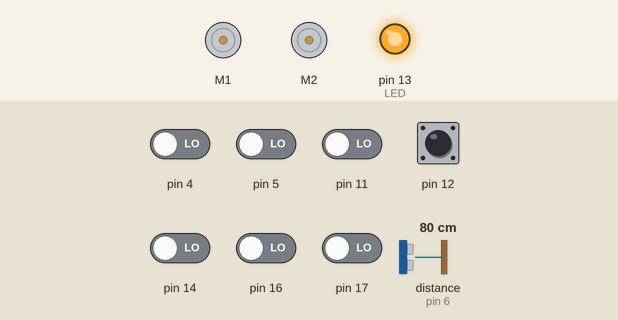
The sketch below on a simulated Arduino Uno, built with avr-gcc and run on an emulated ATmega328P. On the bench: 2 × DC motor (green arrow = forward, orange = backward, longer = faster), output pins drawn as LEDs (lit = HIGH). The test bench sets the inputs (shaded band); at power-on: pin 12 HIGH, pin 4, pin 5, pin 11, pin 14, pin 16, pin 17 LOW, distance to the obstacle (sensor on pin 6) 80 cm. The echo pulse lasts 58.3 µs per cm; random numbers use the default seed unless the sketch sets one.

Above: at 0.8 s.
0.9 s: pin 12 pulled LOW for 0.15 s
At 1.8 s:
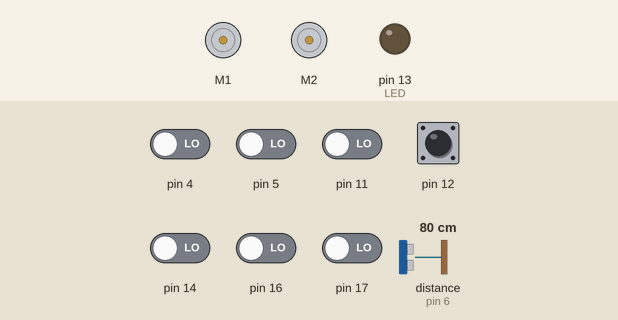
4.0 s: distance to the obstacle (sensor on pin 6) set to 72 cm
At 4.3 s:
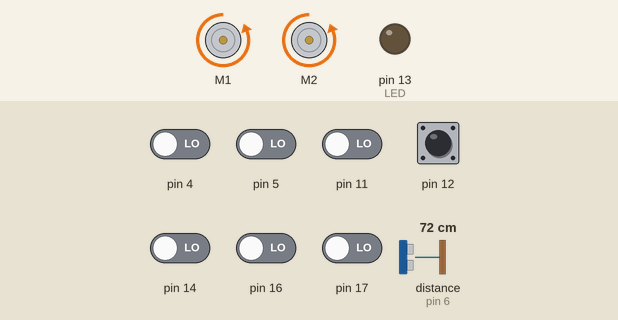
7.0 s: distance to the obstacle (sensor on pin 6) set to 63 cm
8.7 s: pin 12 pulled LOW for 1 s
At 10.1 s:
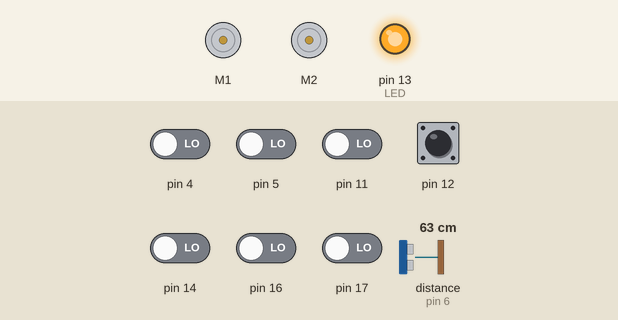
Timing chart, 0 to 11.7 s (numbered marks = the images above; inputs shaded):
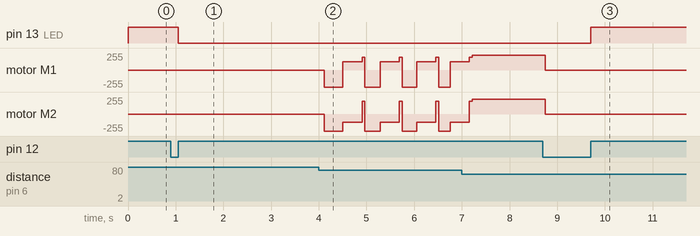

Measured:
- after the input at 0.9 s, pin 13 (LED): HIGH → LOW after 0.15 s
- after the input at 8.7 s, pin 13 (LED): LOW → HIGH after 1.0 s; motor M1, motor M2: forward 223/255 → stopped after 0.05 s

The sketch:

BetBot.ino
```cpp
#include <NewPing.h>
#include <ZumoBuzzer.h>
#include <ZumoMotors.h>
#include <Pushbutton.h>
#include <QTRSensors.h>
#include <ZumoReflectanceSensorArray.h>

#define LED 13

#define TRIGGER_PIN  2
#define ECHO_PIN     6
#define MAX_DISTANCE 1000

// this might need to be tuned for different lighting conditions, surfaces, etc.
#define QTR_THRESHOLD  1000 // microseconds

// these might need to be tuned for different motor types
#define REVERSE_SPEED     400 // 0 is stopped, 400 is full speed
#define TURN_SPEED        200
#define FORWARD_SPEED     300
#define REVERSE_DURATION  200 // ms
#define TURN_DURATION     400 // ms

long randomNumber;

NewPing sonar(TRIGGER_PIN, ECHO_PIN, MAX_DISTANCE);
ZumoBuzzer buzzer;
ZumoMotors motors;
Pushbutton button(ZUMO_BUTTON); // pushbutton on pin 12

#define NUM_SENSORS 6
unsigned int sensor_values[NUM_SENSORS];

ZumoReflectanceSensorArray sensors(QTR_NO_EMITTER_PIN);

void waitForButtonAndCountDown()
{
  digitalWrite(LED, HIGH);
  button.waitForButton();
  digitalWrite(LED, LOW);
  delay(3000);
}

void setup()
{

  randomSeed(42);
  // uncomment if necessary to correct motor directions
  //motors.flipLeftMotor(true);
  //motors.flipRightMotor(true);

  pinMode(LED, HIGH);

  Serial.begin(115200);

  waitForButtonAndCountDown();
}

void loop()
{
  if (button.isPressed())
  {
    // if button is pressed, stop and wait for another press to go again
    motors.setSpeeds(0, 0);
    button.waitForRelease();
    waitForButtonAndCountDown();
  }

  sensorDetect(70);
}

bool borderDetect()
{
  sensors.read(sensor_values);

  if (sensor_values[0] < QTR_THRESHOLD)
  {
    // if leftmost sensor detects line, reverse and turn to the right
    motors.setSpeeds(-REVERSE_SPEED, -REVERSE_SPEED);
    randomNumber = random(100,400);
    delay(randomNumber);
    motors.setSpeeds(TURN_SPEED, -TURN_SPEED);
    delay(TURN_DURATION);
    motors.setSpeeds(FORWARD_SPEED, FORWARD_SPEED);

    return true;
  }
  else if (sensor_values[5] < QTR_THRESHOLD)
  {
    // if rightmost sensor detects line, reverse and turn to the left
    motors.setSpeeds(-REVERSE_SPEED, -REVERSE_SPEED);
    randomNumber = random(100,400);
    delay(randomNumber);
    motors.setSpeeds(-TURN_SPEED, TURN_SPEED);
    delay(TURN_DURATION);
    motors.setSpeeds(FORWARD_SPEED, FORWARD_SPEED);

    return true;
  }
  else
  {
    // otherwise, go straight
    motors.setSpeeds(FORWARD_SPEED, FORWARD_SPEED);
    return false;
  }
}

bool sensorDetect(int attackDistance)
{
  delay(50);
  int sensorDistance = sonar.ping();
  int sensorDistanceCM = sensorDistance / US_ROUNDTRIP_CM;

  if (sensorDistanceCM > 0 && sensorDistanceCM < attackDistance) {
    attack();
  } else {
    borderDetect();
  }
}

void attack()
{
  int attackSpeed = 350;
  //Serial.print("Attack!");
  motors.setSpeeds(attackSpeed, attackSpeed);
}
```
